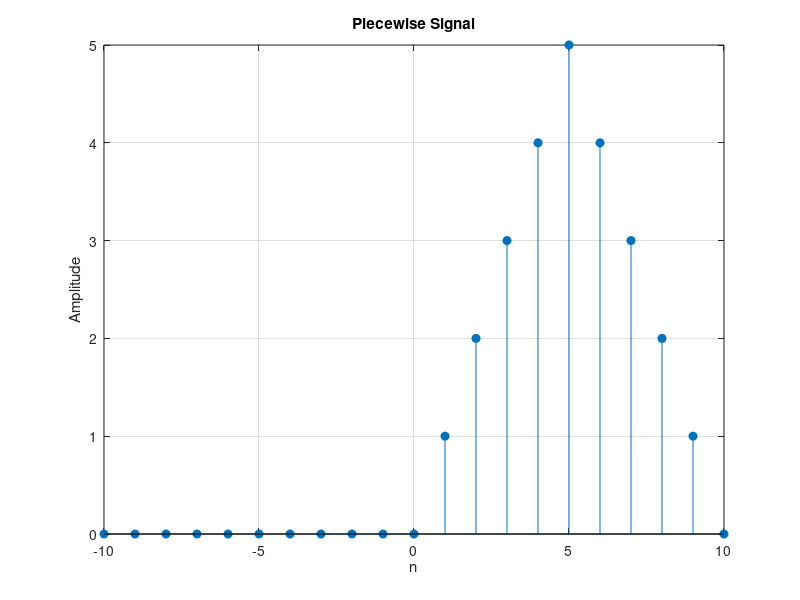

The MATLAB source for this figure:
% Define the range of values for the sequence
n = -10:10;

% Initialize the signal vector
piecewise_signal = zeros(size(n));

% Define the conditions for each piece
condition_1 = (n >= -10) & (n < 0);
condition_2 = (n >= 0) & (n <= 5);
condition_3 = (n > 5) & (n <= 10);

% Define the values for each piece
piecewise_signal(condition_1) = 0;
piecewise_signal(condition_2) = n(condition_2);
piecewise_signal(condition_3) = 10 - n(condition_3);

% Plot the piecewise signal
stem(n, piecewise_signal, 'filled');
xlabel('n');
ylabel('Amplitude');
title('Piecewise Signal');
grid on;
